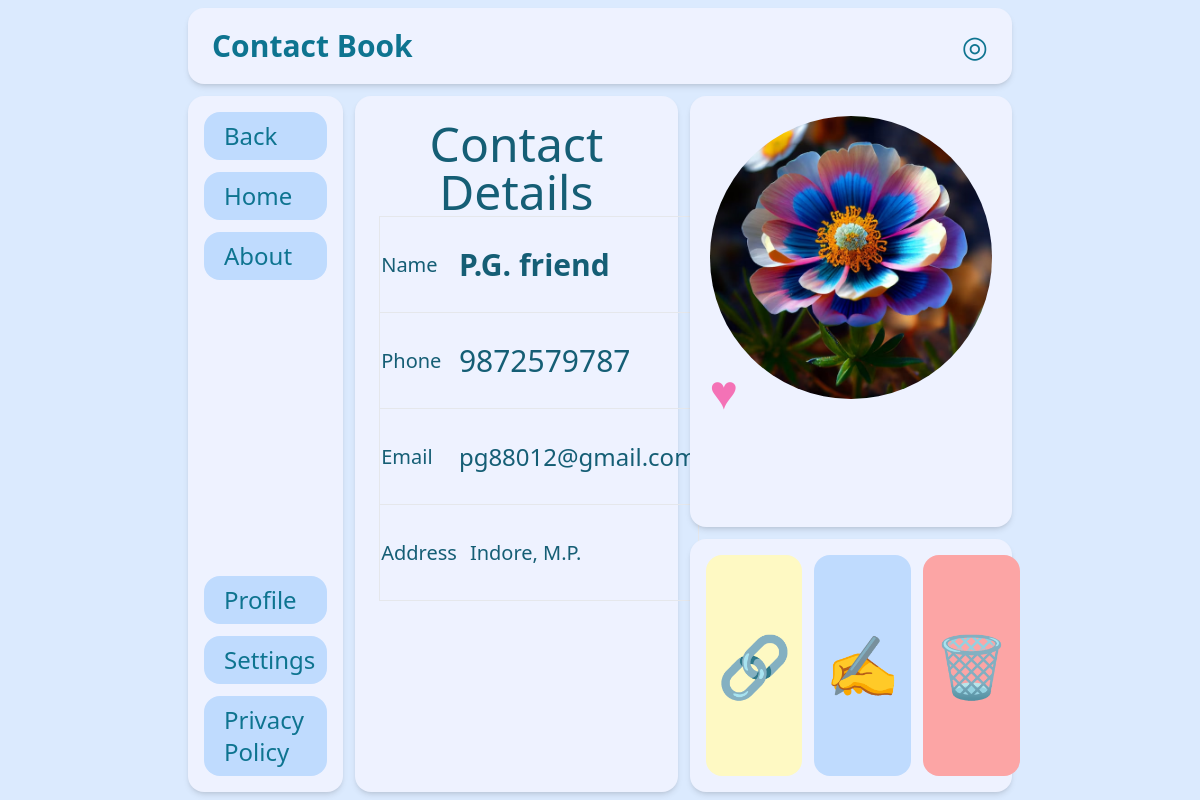
/contact_details/131, run on the app's committed database.
### contacts/models.py (models this page shows, shortened)
class Contacts(models.Model):
    user = models.ForeignKey(User, on_delete=models.SET_NULL, null=True, blank=True)
    name = models.CharField(max_length=50,default="NaN")
    phone = models.CharField(max_length=15)
    email = models.EmailField(max_length=50)
    address = models.TextField()
    ppic = models.ImageField(default='default.jpg', upload_to='')
    fav = models.BooleanField(default=False)

### contacts/views.py (the view)
# urls.py: path('contact_details/<id>',views.contact_details,name="contact_details"),
def contact_details(request,id):
    contact = Contacts.objects.get(id=id)
    context = {'contact':contact}
    return render(request,'contact_details.html',context)

### templates/contact_details.html (shortened to what this page needs)
{% extends 'base.html' %}
{% load static %}
{% block body %}
<div class="grid grid-cols-5 grid-rows-9 gap-3 h-screen w-[70%] mx-auto p-2">
    <div class="text-cyan-700 col-span-5 bg-indigo-50 shadow-md rounded-2xl flex items-center justify-between px-6">
        <div class="text-3xl font-bold">Contact Book</div>
        <div class="text-3xl">
            ◎
        </div>
    </div>
    <nav class="nav text-cyan-700 text-2xl row-span-8 row-start-2 bg-indigo-50 shadow-md rounded-2xl flex flex-col items-start justify-between">
        <ul class=" w-full p-4">
            <li class="bg-blue-200 hover:bg-blue-400 p-2 pl-5 rounded-2xl mb-3" onclick="window.location.href='/'">Back</li>
            <li class="bg-blue-200 hover:bg-blue-400 p-2 pl-5 rounded-2xl mb-3" onclick="window.location.href='/'">Home</li>
            <li class="bg-blue-200 hover:bg-blue-400 p-2 pl-5 rounded-2xl mb-3">About</li>
        </ul>
        <ul class=" w-full p-4">
            <li class="bg-blue-200 hover:bg-blue-400 p-2 pl-5 rounded-2xl mb-3">Profile</li>
            <li class="bg-blue-200 hover:bg-blue-400 p-2 pl-5 rounded-2xl mb-3">Settings</li>
            <li class="bg-blue-200 hover:bg-blue-400 p-2 pl-5 rounded-2xl ">Privacy Policy</li>
        </ul>
    </nav>
    <div class="text-cyan-800 p-6 text-xl col-span-2 row-span-8 row-start-2 bg-indigo-50 shadow-md rounded-2xl flex flex-col">
        <div class="text-5xl text-center">Contact Details</div>
        <table >
            <tr class="border border-orange-blue-100 align-middle h-24" >
                <td>Name</td>
                <td class="text-3xl font-bold">{{contact.name}}</td>
            </tr>
            <tr class="border border-orange-blue-100  align-middle h-24">
                <td>Phone</td>
                <td class="text-3xl">{{contact.phone}}</td>
            </tr>
            <tr class="border border-orange-blue-100  align-middle h-24">
                <td>Email</td>
                <td class="text-2xl">{{contact.email}}</td>
            </tr>
            <tr class="border border-orange-blue-100  align-middle h-24 ">
                <td>Address</td>
                <td class="pl-3">{{contact.address}}</td>
            </tr>
        </table>
    </div>
    <div class="p-5 col-span-2 row-span-5 col-start-4 row-start-2 bg-indigo-50 shadow-md rounded-2xl ">
        <img class="rounded-full mx-auto max-h-full max-w-full" src="/static/images/{{contact.ppic}}" alt="profile picture">
        <span class=" min-w-[20%] relative bottom-8 left-0 text-5xl text-pink-400">
            {% if contact.fav %}♥{% else %}♡{% endif %}
        </span>
    </div>
    <div class="flex gap-3 p-4 text-6xl col-span-2 row-span-3 col-start-4 row-start-7 bg-indigo-50 shadow-md rounded-2xl">
        <div title="SHARE" class="bg-yellow-100 hover:bg-yellow-200 rounded-2xl p-3 w-1/3 flex items-center justify-center">🔗</div>
        <div title="EDIT" id="openWindow" class="bg-blue-200 hover:bg-blue-300 rounded-2xl p-3 w-1/3 flex items-center justify-center">✍️</div>
        <a title="DELETE" href="/delete_contact/{{contact.id}}" class="bg-red-300 hover:bg-red-400 rounded-2xl p-3 w-1/3 flex items-center justify-center">🗑️</a>
    </div>
</div>
{% endblock %}

### data on the page
Contacts: name "P.G. friend", phone "9872579787", email "pg88012@gmail.com", address "Indore, M.P.", ppic (picture)
